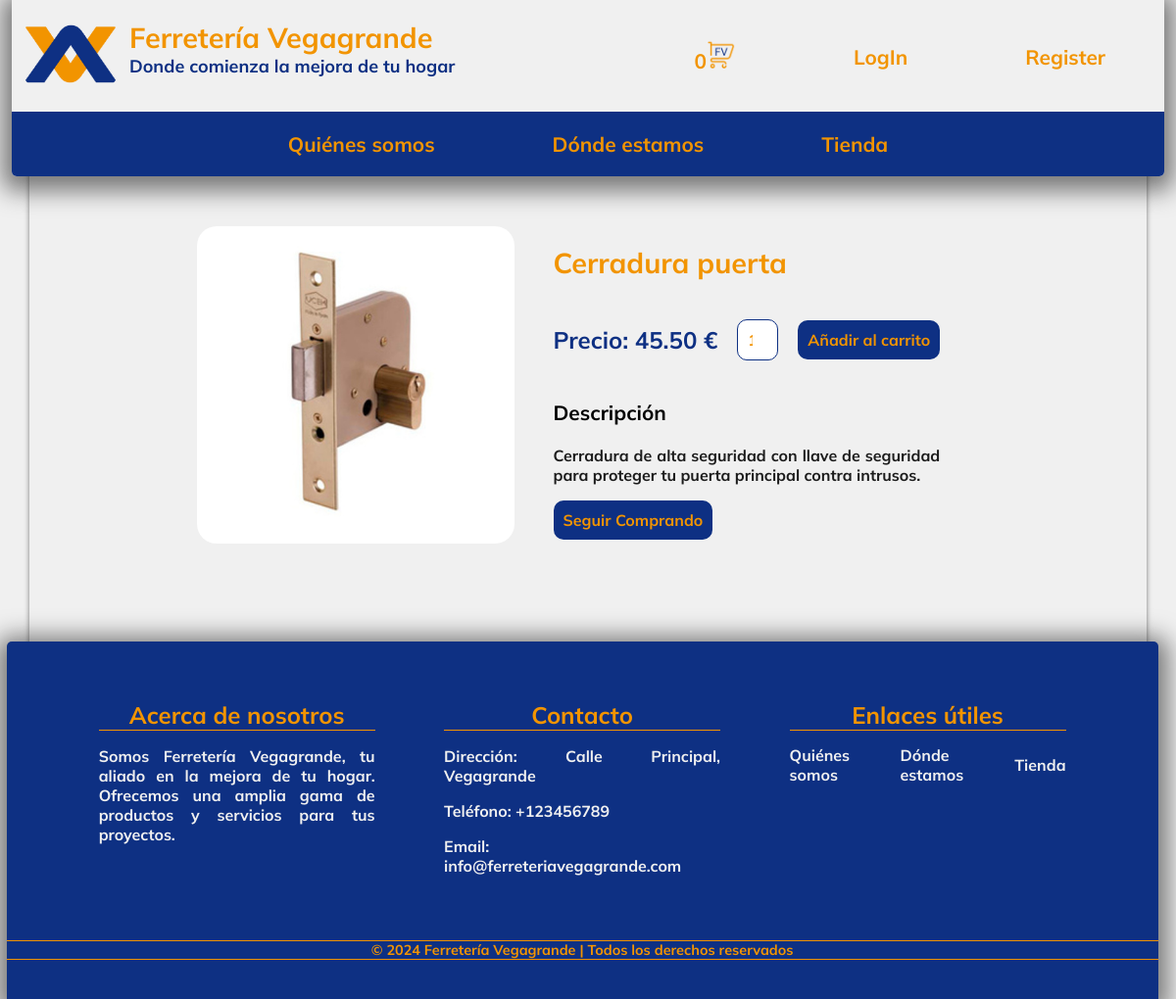
/api/product.php?product_id=5, run on the app's committed database.
### tables this page shows
CREATE TABLE `productos` (
  `id` int(11) NOT NULL,
  `name` varchar(255) NOT NULL,
  `description` varchar(225) DEFAULT NULL,
  `price` decimal(10,2) NOT NULL,
  `img` varchar(225) NOT NULL
);

### api/product.php (the view, shortened to what this page needs)
<?php
include("header.php");
$conn = connectDB();
if($conn){
    if(isset($_GET['product_id']) && !empty($_GET['product_id'])) {
        $product_id = $_GET['product_id'];
        $query = "SELECT * FROM productos WHERE id = :product_id";
        $statement = $conn->prepare($query);
        $statement->bindParam(':product_id', $product_id);
        $statement->execute();
        $producto = $statement->fetch(PDO::FETCH_ASSOC);
    } else {
        header("Location: ../index.html");
        exit();
    }
} else {
    echo "Error al conectar a la base de datos";
    exit();
}
?>
<!DOCTYPE html>
<html lang="en">
<head>
    <link rel="stylesheet" href="../styles/product.css">
</head>
<body>
<div class="page">
    <div class="item-container">
        <?php if(isset($producto) && !empty($producto)): ?>
            <div class="img-container">
            <img src="../assets/img/productos/<?= $producto['img'] ?>" alt="<?= $producto['name'] ?>">
            </div>
            <div class="item-data-container">
                <h1 class="item-title"><?= $producto['name'] ?></h1>
                <div class="item-buy-container">
                    <h2>Precio: <?= $producto['price']?> €</h2>
                    <input type="number" class="quantity-input" value="1" min="1">
                    <button class="add-to-cart-btn-product" data-product-id="<?php echo $producto['id']; ?>">Añadir al carrito</button>
                </div>
                <div class="item-descriptin-container">
                    <h3 class="h3">Descripción</h3>
                    <p class="parragraf"><?= $producto['description'] ?></p>
                </div>
                <a href="shop.php"><button>Seguir Comprando</button></a>
            </div>
        <?php else: ?>
            <p>No se encontró el producto</p>
        <?php endif; ?>
    </div>
<?php
include("footer.php");
?>
</div>
</body>
</html>

### styles/product.css (style rules this page uses)
.item-container { margin: 80px auto; display: flex; flex-direction: row; width: 70%; }
.img-container { display: flex; width: 400px; align-items: center; justify-content: center }
.img-container img { width:100% ; }
.item-data-container { width: 60%; margin-inline: 40px ; }
.item-buy-container { width: 70%; display: flex; flex-direction: row; justify-content: space-between; align-items: center; }
.item-buy-container button { white-space: nowrap; }
.item-buy-container h2 { white-space: nowrap; }
.item-descriptin-container { width: 100%; }
.item-buy-container input { width: 20px; }
.item-buy-container h2 { color: #0e3083; }

### styles/style.css (style rules this page uses)
body { font-family: Mulish; background-color: #f0f0f0; width: 98%; margin: 0 auto; padding-top: 150px; }
.page { width: 97%; box-shadow: 0 2px 5px rgba(0, 0, 0, 0.5); border-top: 1px solid transparent; margin: 0 auto; }
h1 { color: #f29400; font-size: 2em; }
h2 { color: #f29400; font-size: 1.7em; }
h3 { font-size: 1.5em; }
.parragraf { color: #1c1c1c; font-size: 1.3em; text-align: justify; }
img { width: 100px; border-radius: 20px; }
a { color: #f29400; text-decoration: none; transition: 0.3s ease-in-out; }
button { font-family: Mulish; font-size: 1.3em; padding: 10px; border-radius: 10px; border: none; background-color: #0e3083; color: #f29400; cursor: pointer; transition: 0.3s ease-in-out; }
input { font-family: Mulish; color: #f29400; font-size: 1em; border-radius: 10px; margin: 20px; padding: 10px; border: 1px solid #0e3083; border-radius: 10px; }
input::placeholder { color: #f29400; }
@media screen and (width < 1441px) { h1 { color: #f29400; font-size: 1.8em; } }
@media screen and (width < 1441px) { h2 { font-size: 1.5em; } }
@media screen and (width < 1441px) { h3 { font-size: 1.3em; } }
@media screen and (width < 1441px) { .parragraf { color: #1c1c1c; font-size: 1em; text-align: justify; } }
@media screen and (width < 1441px) { button { font-size: 1em; } }

### data on the page
productos: img (picture), name "Cerradura puerta", price "45.50", description "Cerradura de alta seguridad con llave de seguridad para proteger tu puerta principal contra intrusos."

### other printed values
$total_productos "0"
